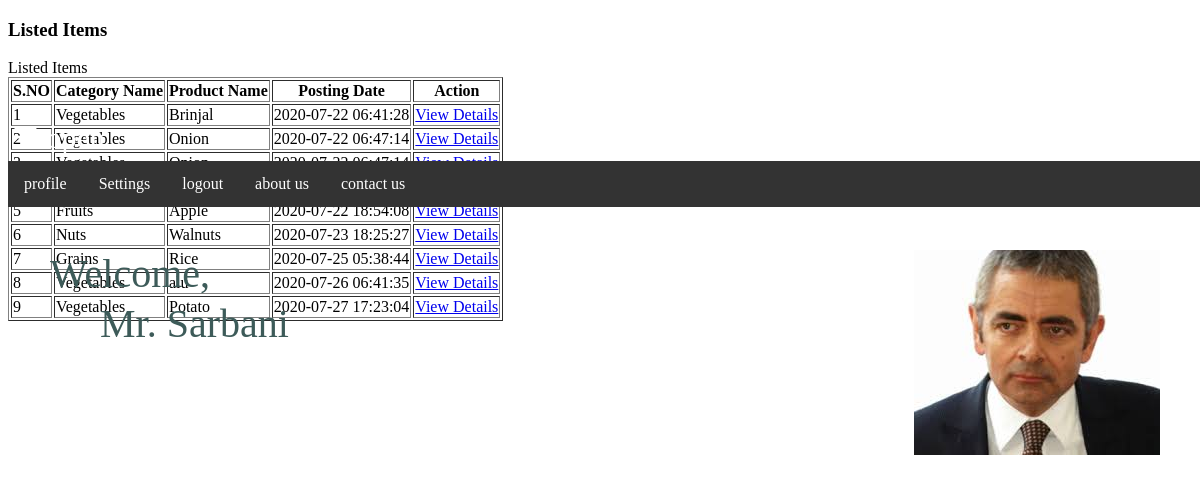
Page /admin/total-listedproducts.php (signed in) on the committed database.
### tables this page shows
CREATE TABLE `tblproducts` (
  `ID` int(10) NOT NULL,
  `CategoryName` varchar(120) DEFAULT NULL,
  `ProductName` varchar(120) DEFAULT NULL,
  `ProductQuantity` varchar(120) DEFAULT NULL,
  `ProductPrice` decimal(10,0) DEFAULT NULL,
  `PostingDate` timestamp NULL DEFAULT current_timestamp(),
  `UpdationDate` timestamp NULL DEFAULT current_timestamp() ON UPDATE current_timestamp()
);

### admin/total-listedproducts.php (the view, shortened to what this page needs)
<?php
include('includes/dbconnection.php');
if (strlen($_SESSION['agroaid']==0)) {
  header('location:logout.php');
  } else{
  ?>
<!DOCTYPE html>
<html lang="xxx">
<head>
<body>
</head>
<body class="light">
<div id="app">
<?php include_once('includes/navbar.php');?>
<?php include_once('includes/sidebar.php');?>
<div class="page has-sidebar-left bg-light height-full">
    <header class="blue accent-3 relative nav-sticky">
        <div class="container-fluid text-black">
            <div class="row">
                <div class="col">
                    <h3 class="my-3">
                        Listed Items
                    </h3>
                </div>
            </div>
        </div>
    </header>
    <div class="container-fluid my-3">
        <div class="row">
            <div class="col-md-12">
                <div class="card my-3 no-b">
                    <div class="card-body">
                        <div class="card-title">Listed Items</div>
                        <table class="table table-bordered table-hover data-tables"
                               data-options='{ "paging": false; "searching":false}' border="1">
                            <thead>  <tr>
                  <th>S.NO</th>
                  <th>Category Name</th>
                  <th>Product Name</th>
                    <th>Posting Date</th>
                   <th>Action</th>
                </tr>
                            </thead>
                            <tbody>
                                <?php
$ret=mysqli_query($con,"select *from  tblproducts");
$cnt=1;
while ($row=mysqli_fetch_array($ret)) {
?>
                           <tr>
                  <td><?php echo $cnt;?></td>
                  <td><?php  echo $row['CategoryName'];?></td>
                   <td><?php  echo $row['ProductName'];?></td>
                  <td><?php  echo $row['PostingDate'];?></td>
                  <td><a href="view-products-details.php?viewid=<?php echo $row['ID'];?>">View Details</a></td>
                </tr>
                <?php
$cnt=$cnt+1;
}?>
                            </tbody>
                        </table>
                    </div>
                </div>
            </div>
        </div>
    </div>
</div>
</body>
</html>
<?php }  ?>

### admin/includes/navbar.php (shortened to what this page needs)
     <nav class="navbar navbar-expand-xl navbar-light fixed-top hk-navbar">
<?php
$aid=$_SESSION['agroaid'];
$ret=mysqli_query($con,"select AdminName,Images from tbladmin where ID='$aid'");
$row=mysqli_fetch_array($ret);
$imgs=$row['Images'];
$name=$row['AdminName'];
?>
<!DOCTYPE html>
<html>
<head>
     <link rel="stylesheet" type="text/css" href="navbar.css">
</head>
<body>
    <div class="navbartop">
  <a href="profile.php">profile</a>
  <a href="change-password.php">Settings</a>
  <a href="logout.php">logout</a>
  <a href="about-us.php">about us</a>
  <a href="contact-us.php">contact us</a>
</div>
     <div>
            <img style="position: absolute;top: 250px;right: 40px;" src="images/<?php echo $imgs; ?>">
        </div>
        <span style="position: absolute;top: 250px;left: 50px;font-family: cursive;font-size: 40px;color: #3D5B59;">Welcome,</span>
        <div style="position: absolute;top: 300px;left: 100px;font-family: cursive;font-size: 40px;color: #3D5B59;">
            Mr. <?php echo $name; ?>
          </div>
    </div>
</body>
</html>

### admin/navbar.css (style rules this page uses)
.navbartop { overflow: hidden; background-color: #333; position: absolute; top: 161px; width: 100%; }
.navbartop a { float: left; font-size: 16px; color: white; text-align: center; padding: 14px 16px; text-decoration: none; font-family: cursive; }

### rows in the picture
tblproducts: CategoryName "Vegetables", ProductName "Brinjal", PostingDate "2020-07-22 06:41:28"
tblproducts: CategoryName "Vegetables", ProductName "Onion", PostingDate "2020-07-22 06:47:14"
tblproducts: CategoryName "Fruits", ProductName "Apple", PostingDate "2020-07-22 18:54:08"
tblproducts: CategoryName "Nuts", ProductName "Walnuts", PostingDate "2020-07-23 18:25:27"
tblproducts: CategoryName "Grains", ProductName "Rice", PostingDate "2020-07-25 05:38:44"
tblproducts: CategoryName "Vegetables", ProductName "alu", PostingDate "2020-07-26 06:41:35"
tblproducts: CategoryName "Vegetables", ProductName "Potato", PostingDate "2020-07-27 17:23:04"

### other values in the picture
$name "Sarbani"
